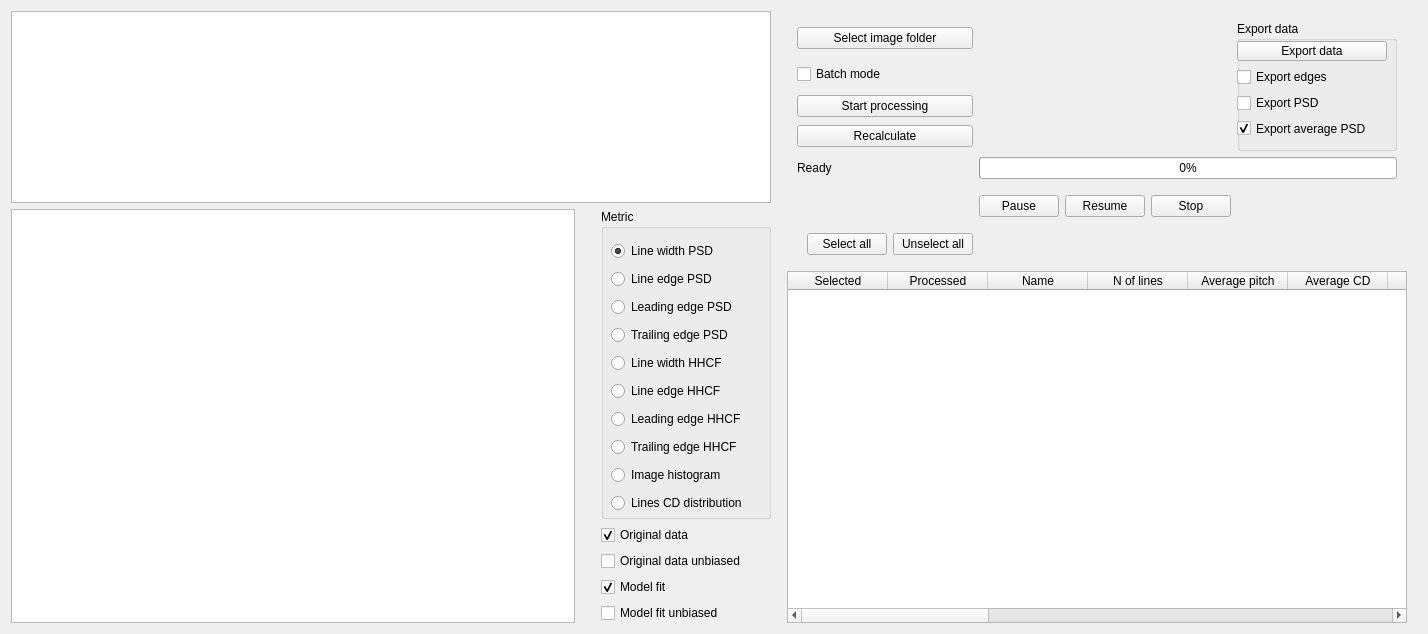
      <widget class="QWidget" name="lines_tab">
       <attribute name="title">
        <string>Lines and Spaces</string>
       </attribute>
       <layout class="QHBoxLayout" name="horizontalLayout">
        <item>
         <layout class="QVBoxLayout" name="verticalLayout_2">
          <item>
           <widget class="PlotWidget" name="line_image_view">
            <property name="minimumSize">
             <size>
              <width>760</width>
              <height>0</height>
             </size>
            </property>
           </widget>
          </item>
          <item>
           <layout class="QHBoxLayout" name="horizontalLayout_2">
            <item>
             <widget class="PlotWidget" name="metric_plot"/>
            </item>
            <item>
             <spacer name="verticalSpacer">
              <property name="orientation">
               <enum>Qt::Vertical</enum>
              </property>
              <property name="sizeHint" stdset="0">
               <size>
                <width>20</width>
                <height>40</height>
               </size>
              </property>
             </spacer>
            </item>
            <item>
             <layout class="QVBoxLayout" name="verticalLayout_3" stretch="0,0,1,1,1">
              <property name="spacing">
               <number>-1</number>
              </property>
              <property name="leftMargin">
               <number>0</number>
              </property>
              <property name="topMargin">
               <number>0</number>
              </property>
              <property name="rightMargin">
               <number>0</number>
              </property>
              <property name="bottomMargin">
               <number>0</number>
              </property>
              <item>
               <widget class="QGroupBox" name="metric_selection">
                <property name="sizePolicy">
                 <sizepolicy hsizetype="Preferred" vsizetype="Preferred">
                  <horstretch>0</horstretch>
                  <verstretch>0</verstretch>
                 </sizepolicy>
                </property>
                <property name="minimumSize">
                 <size>
                  <width>170</width>
                  <height>310</height>
                 </size>
                </property>
                <property name="title">
                 <string>Metric</string>
                </property>
                <property name="checkable">
                 <bool>false</bool>
                </property>
                <widget class="QWidget" name="verticalLayoutWidget_3">
                 <property name="geometry">
                  <rect>
                   <x>10</x>
                   <y>30</y>
                   <width>153</width>
                   <height>281</height>
                  </rect>
                 </property>
                 <layout class="QVBoxLayout" name="verticalLayout_4">
                  <item>
                   <widget class="QRadioButton" name="LineWidthPSD">
                    <property name="text">
                     <string>Line width PSD</string>
                    </property>
                    <property name="checked">
                     <bool>true</bool>
                    </property>
                   </widget>
                  </item>
                  <item>
                   <widget class="QRadioButton" name="LineEdgePSD">
                    <property name="text">
                     <string>Line edge PSD</string>
                    </property>
                   </widget>
                  </item>
                  <item>
                   <widget class="QRadioButton" name="LeadingEdgePSD">
                    <property name="text">
                     <string>Leading edge PSD</string>
                    </property>
                   </widget>
                  </item>
                  <item>
                   <widget class="QRadioButton" name="TrailingEdgePSD">
                    <property name="text">
                     <string>Trailing edge PSD</string>
                    </property>
                   </widget>
                  </item>
                  <item>
                   <widget class="QRadioButton" name="LineWidthHHCF">
                    <property name="text">
                     <string>Line width HHCF</string>
                    </property>
                   </widget>
                  </item>
                  <item>
                   <widget class="QRadioButton" name="LineEdgeHHCF">
                    <property name="enabled">
                     <bool>true</bool>
                    </property>
                    <property name="text">
                     <string>Line edge HHCF</string>
                    </property>
                    <property name="checkable">
                     <bool>true</bool>
                    </property>
                   </widget>
                  </item>
                  <item>
                   <widget class="QRadioButton" name="LeadingEdgeHHCF">
                    <property name="enabled">
                     <bool>true</bool>
                    </property>
                    <property name="text">
                     <string>Leading edge HHCF</string>
                    </property>
                    <property name="checkable">
                     <bool>true</bool>
                    </property>
                   </widget>
                  </item>
                  <item>
                   <widget class="QRadioButton" name="TrailingEdgeHHCF">
                    <property name="enabled">
                     <bool>true</bool>
                    </property>
                    <property name="text">
                     <string>Trailing edge HHCF</string>
                    </property>
                    <property name="checkable">
                     <bool>true</bool>
                    </property>
                   </widget>
                  </item>
                  <item>
                   <widget class="QRadioButton" name="histogram">
                    <property name="text">
                     <string>Image histogram</string>
                    </property>
                   </widget>
                  </item>
                  <item>
                   <widget class="QRadioButton" name="LinesCDdistribution">
                    <property name="text">
                     <string>Lines CD distribution</string>
                    </property>
                   </widget>
                  </item>
                 </layout>
                </widget>
               </widget>
              </item>
              <item>
               <widget class="QCheckBox" name="metric_original_data">
                <property name="text">
                 <string>Original data</string>
                </property>
                <property name="checked">
                 <bool>true</bool>
                </property>
               </widget>
              </item>
              <item>
               <widget class="QCheckBox" name="metric_data_unbiased">
                <property name="text">
                 <string>Original data unbiased</string>
                </property>
               </widget>
              </item>
              <item>
               <widget class="QCheckBox" name="metric_model_fit">
                <property name="text">
                 <string>Model fit</string>
                </property>
                <property name="checked">
                 <bool>true</bool>
                </property>
               </widget>
              </item>
              <item>
               <widget class="QCheckBox" name="metric_model_fit_unbiased">
                <property name="text">
                 <string>Model fit unbiased</string>
                </property>
               </widget>
              </item>
             </layout>
            </item>
           </layout>
          </item>
         </layout>
        </item>
        <item>
         <layout class="QVBoxLayout" name="verticalLayout_5">
          <property name="leftMargin">
           <number>10</number>
          </property>
          <property name="rightMargin">
           <number>10</number>
          </property>
          <item>
           <layout class="QGridLayout" name="gridLayout">
            <property name="leftMargin">
             <number>10</number>
            </property>
            <property name="topMargin">
             <number>10</number>
            </property>
            <property name="rightMargin">
             <number>10</number>
            </property>
            <property name="bottomMargin">
             <number>10</number>
            </property>
            <item row="4" column="1">
             <layout class="QHBoxLayout" name="horizontalLayout_4">
              <property name="topMargin">
               <number>10</number>
              </property>
              <item>
               <widget class="QPushButton" name="pushButton_6">
                <property name="text">
                 <string>Pause</string>
                </property>
               </widget>
              </item>
              <item>
               <widget class="QPushButton" name="pushButton_8">
                <property name="text">
                 <string>Resume</string>
                </property>
               </widget>
              </item>
              <item>
               <widget class="QPushButton" name="pushButton_7">
                <property name="text">
                 <string>Stop</string>
                </property>
               </widget>
              </item>
             </layout>
            </item>
            <item row="6" column="0">
             <layout class="QHBoxLayout" name="horizontalLayout_6">
              <property name="leftMargin">
               <number>10</number>
              </property>
              <property name="topMargin">
               <number>10</number>
              </property>
              <item>
               <widget class="QPushButton" name="pushButton_selectAll">
                <property name="text">
                 <string>Select all</string>
                </property>
               </widget>
              </item>
              <item>
               <widget class="QPushButton" name="pushButton_selectNone">
                <property name="text">
                 <string>Unselect all</string>
                </property>
               </widget>
              </item>
             </layout>
            </item>
            <item row="1" column="0">
             <widget class="QCheckBox" name="checkBox_4">
              <property name="text">
               <string>Batch mode</string>
              </property>
             </widget>
            </item>
            <item row="3" column="0">
             <widget class="QLabel" name="status_label">
              <property name="text">
               <string>Ready</string>
              </property>
             </widget>
            </item>
            <item row="2" column="1">
             <spacer name="horizontalSpacer">
              <property name="orientation">
               <enum>Qt::Horizontal</enum>
              </property>
              <property name="sizeHint" stdset="0">
               <size>
                <width>40</width>
                <height>20</height>
               </size>
              </property>
             </spacer>
            </item>
            <item row="0" column="0">
             <widget class="QPushButton" name="pushButton_ImageFolder">
              <property name="text">
               <string>Select image folder</string>
              </property>
             </widget>
            </item>
            <item row="3" column="1" colspan="2">
             <widget class="QProgressBar" name="image_progressBar">
              <property name="value">
               <number>0</number>
              </property>
             </widget>
            </item>
            <item row="0" column="2" rowspan="3">
             <widget class="QGroupBox" name="groupBox_2">
              <property name="minimumSize">
               <size>
                <width>160</width>
                <height>130</height>
               </size>
              </property>
              <property name="title">
               <string>Export data</string>
              </property>
              <widget class="QWidget" name="verticalLayoutWidget_5">
               <property name="geometry">
                <rect>
                 <x>0</x>
                 <y>20</y>
                 <width>150</width>
                 <height>97</height>
                </rect>
               </property>
               <layout class="QVBoxLayout" name="verticalLayout_6">
                <item>
                 <widget class="QPushButton" name="export_data">
                  <property name="text">
                   <string>Export data</string>
                  </property>
                 </widget>
                </item>
                <item>
                 <widget class="QCheckBox" name="export_edges_CheckBox">
                  <property name="text">
                   <string>Export edges</string>
                  </property>
                 </widget>
                </item>
                <item>
                 <widget class="QCheckBox" name="export_PSD_CheckBox">
                  <property name="text">
                   <string>Export PSD</string>
                  </property>
                 </widget>
                </item>
                <item>
                 <widget class="QCheckBox" name="export_averagePSD_CheckBox">
                  <property name="text">
                   <string>Export average PSD</string>
                  </property>
                  <property name="checked">
                   <bool>true</bool>
                  </property>
                 </widget>
                </item>
               </layout>
              </widget>
             </widget>
            </item>
            <item row="2" column="0">
             <layout class="QVBoxLayout" name="verticalLayout_19">
              <item>
               <widget class="QPushButton" name="process_lines_button">
                <property name="text">
                 <string>Start processing</string>
                </property>
               </widget>
              </item>
              <item>
               <widget class="QPushButton" name="recalculate_metrics_button">
                <property name="text">
                 <string>Recalculate</string>
                </property>
               </widget>
              </item>
             </layout>
            </item>
           </layout>
          </item>
          <item>
           <widget class="QTableWidget" name="linesTable">
            <property name="alternatingRowColors">
             <bool>true</bool>
            </property>
            <property name="rowCount">
             <number>0</number>
            </property>
            <property name="columnCount">
             <number>19</number>
            </property>
            <column>
             <property name="text">
              <string>Selected</string>
             </property>
            </column>
            <column>
             <property name="text">
              <string>Processed</string>
             </property>
            </column>
            <column>
             <property name="text">
              <string>Name</string>
             </property>
            </column>
            <column>
             <property name="text">
              <string>N of lines</string>
             </property>
            </column>
            <column>
             <property name="text">
              <string>Average pitch</string>
             </property>
            </column>
            <column>
             <property name="text">
              <string>Average CD</string>
             </property>
            </column>
            <column>
             <property name="text">
              <string>CD std</string>
             </property>
            </column>
            <column>
             <property name="text">
              <string>Unbiased LWR </string>
             </property>
            </column>
            <column>
             <property name="text">
              <string>Unbiased LWR fit</string>
             </property>
            </column>
            <column/>
            <column/>
            <column/>
            <column/>
            <column/>
            <column/>
            <column/>
            <column/>
            <column/>
            <column/>
           </widget>
          </item>
         </layout>
        </item>
       </layout>
      </widget>
